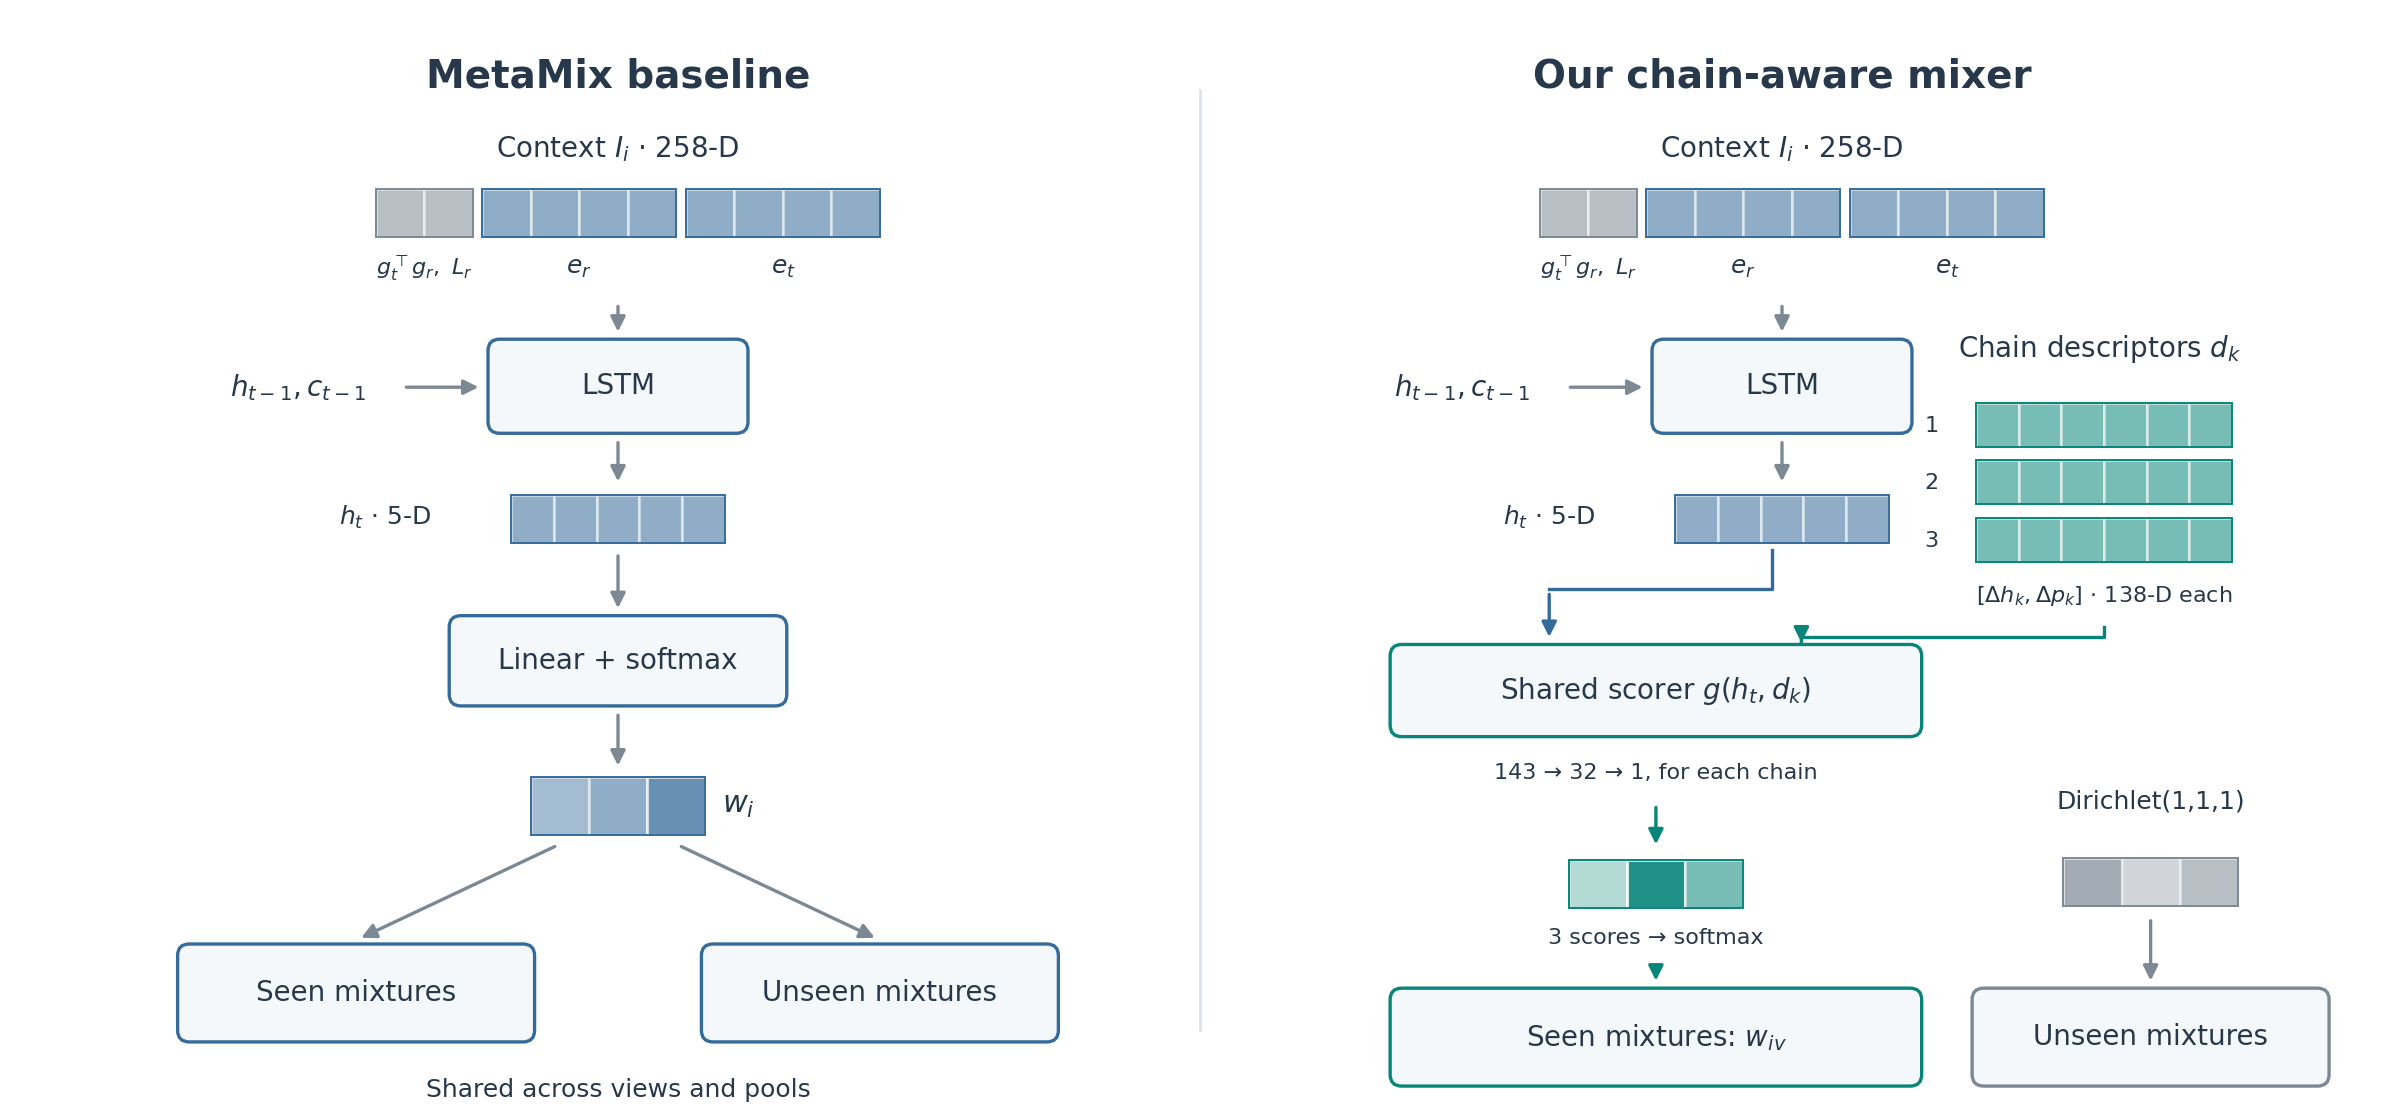

The script that saved this image:
"""Render a compact vector comparison of the two augmentation mixers."""
from pathlib import Path
import matplotlib
matplotlib.use('Agg')
import matplotlib.pyplot as plt
from matplotlib.patches import FancyBboxPatch, FancyArrowPatch, Rectangle
OUT=Path(__file__).resolve().parent
plt.rcParams.update({'font.family':'DejaVu Sans','font.size':10,'pdf.fonttype':42,'svg.fonttype':'none'})
fig,ax=plt.subplots(figsize=(12,5.6))
fig.subplots_adjust(.015,.02,.985,.98)
ax.set(xlim=(0,12),ylim=(0,5.6));ax.axis('off')
ink='#26384A';blue='#356B9B';teal='#078579';gray='#7C8995'
def text(x,y,s,size=10,weight='normal'):
 ax.text(x,y,s,ha='center',va='center',color=ink,fontsize=size,fontweight=weight)
def arrow(a,b,color=gray):
 ax.add_patch(FancyArrowPatch(a,b,arrowstyle='-|>',mutation_scale=11,lw=1.2,color=color))
def box(x,y,w,h,label,color=blue):
 ax.add_patch(FancyBboxPatch((x,y),w,h,boxstyle='round,pad=.02,rounding_size=.06',fc='#F5F8FA',ec=color,lw=1.2))
 text(x+w/2,y+h/2,label)
def cells(x,y,n,w=.22,h=.25,color=blue,values=None):
 for i in range(n):
  ax.add_patch(Rectangle((x+i*w,y),w,h,fc=color,ec='white',lw=1,alpha=(values[i] if values else .55)))
 ax.add_patch(Rectangle((x,y),n*w,h,fc='none',ec=color,lw=.7))
ax.plot([6,6],[.35,5.25],color='#DDE3E8',lw=1)
text(3,5.32,'MetaMix baseline',14,'bold');text(9,5.32,'Our chain-aware mixer',14,'bold')
for center in (3,9):
 text(center,4.94,r'Context $I_i$ · 258-D',10)
 cells(center-1.25,4.48,2,.25,color=gray)
 cells(center-.70,4.48,4,.25,color=blue)
 cells(center+.35,4.48,4,.25,color=blue)
 text(center-1.0,4.32,r'$g_t^\top g_r,\ L_r$',8)
 text(center-.2,4.32,r'$e_r$',9);text(center+.85,4.32,r'$e_t$',9)
 arrow((center,4.15),(center,3.96))
 box(center-.65,3.48,1.3,.45,'LSTM')
 text(center-1.65,3.7,r'$h_{t-1},c_{t-1}$',10)
 arrow((center-1.12,3.7),(center-.69,3.7))
 arrow((center,3.44),(center,3.18))
 cells(center-.55,2.89,5,.22,color=blue)
 text(center-1.2,3.02,r'$h_t$ · 5-D',9)
# MetaMix: context-only head, shared weights
arrow((3,2.85),(3,2.52));box(2.15,2.06,1.7,.43,'Linear + softmax')
arrow((3,2.02),(3,1.7));cells(2.55,1.37,3,.3,.3,blue,[.45,.55,.75])
text(3.62,1.52,r'$w_i$',11)
arrow((2.7,1.32),(1.65,.82));arrow((3.3,1.32),(4.35,.82))
box(.75,.31,1.8,.47,'Seen mixtures');box(3.45,.31,1.8,.47,'Unseen mixtures')
text(3,.04,'Shared across views and pools',9)
# Our mixer: descriptors enter a scorer after the LSTM
# Route hidden state down-left into scorer.
ax.plot([8.95,8.95,7.8],[2.85,2.65,2.65],color=blue,lw=1.2)
arrow((7.8,2.65),(7.8,2.37),blue)
text(10.64,3.9,r'Chain descriptors $d_k$',10)
for k in range(3):
 cells(10.0,3.39-k*.3,6,.22,.23,teal)
 text(9.77,3.5-k*.3,str(k+1),8)
text(10.66,2.61,r'$[\Delta h_k,\Delta p_k]$ · 138-D each',8)
ax.plot([10.66,10.66,9.1],[2.45,2.4,2.4],color=teal,lw=1.2)
arrow((9.1,2.4),(9.1,2.37),teal)
box(7.0,1.9,2.7,.44,r'Shared scorer $g(h_t,d_k)$',teal)
text(8.35,1.69,'143 → 32 → 1, for each chain',8)
arrow((8.35,1.54),(8.35,1.29),teal)
cells(7.9,.99,3,.3,.25,teal,[.3,.9,.55]);text(8.35,.83,'3 scores → softmax',8)
arrow((8.35,.69),(8.35,.58),teal)
box(7.0,.08,2.7,.47,r'Seen mixtures: $w_{iv}$',teal)
text(10.9,1.54,'Dirichlet(1,1,1)',9)
cells(10.45,1.0,3,.3,.25,gray,[.7,.35,.55])
arrow((10.9,.95),(10.9,.58))
box(10.0,.08,1.8,.47,'Unseen mixtures',gray)
for ext in ('pdf','svg','png'):
 fig.savefig(OUT/f'mixer_comparison.{ext}',dpi=200,facecolor='white')
plt.close(fig)
